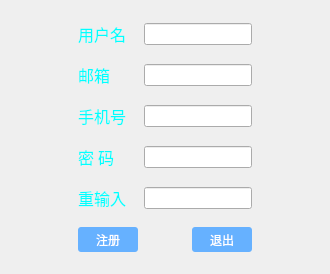
<?xml version="1.0" encoding="UTF-8"?>
<ui version="4.0">
 <class>regist</class>
 <widget class="QWidget" name="regist">
  <property name="geometry">
   <rect>
    <x>0</x>
    <y>0</y>
    <width>330</width>
    <height>274</height>
   </rect>
  </property>
  <property name="windowTitle">
   <string>Form</string>
  </property>
  <layout class="QGridLayout" name="gridLayout">
   <item row="5" column="3">
    <widget class="QPushButton" name="btn_quit">
     <property name="minimumSize">
      <size>
       <width>60</width>
       <height>25</height>
      </size>
     </property>
     <property name="maximumSize">
      <size>
       <width>60</width>
       <height>25</height>
      </size>
     </property>
     <property name="styleSheet">
      <string notr="true">QPushButton#btn_quit{background:#66b1ff;color:#FFFFFF;border-radius:3px;}
QPushButton#btn_quit:pressed{background:#3a8ee6;color:#FFFFFF}</string>
     </property>
     <property name="text">
      <string>退出</string>
     </property>
    </widget>
   </item>
   <item row="0" column="4">
    <spacer name="horizontalSpacer_2">
     <property name="orientation">
      <enum>Qt::Horizontal</enum>
     </property>
     <property name="sizeHint" stdset="0">
      <size>
       <width>40</width>
       <height>20</height>
      </size>
     </property>
    </spacer>
   </item>
   <item row="3" column="1">
    <widget class="QLabel" name="label">
     <property name="font">
      <font>
       <family>华文琥珀</family>
       <pointsize>12</pointsize>
      </font>
     </property>
     <property name="text">
      <string>&lt;html&gt;&lt;head/&gt;&lt;body&gt;&lt;p&gt;&lt;span style=&quot; color:#00ffff;&quot;&gt;密   码&lt;/span&gt;&lt;/p&gt;&lt;/body&gt;&lt;/html&gt;</string>
     </property>
    </widget>
   </item>
   <item row="0" column="0">
    <spacer name="horizontalSpacer">
     <property name="orientation">
      <enum>Qt::Horizontal</enum>
     </property>
     <property name="sizeHint" stdset="0">
      <size>
       <width>40</width>
       <height>20</height>
      </size>
     </property>
    </spacer>
   </item>
   <item row="1" column="2" colspan="2">
    <widget class="QLineEdit" name="let_email"/>
   </item>
   <item row="3" column="2" colspan="2">
    <widget class="QLineEdit" name="let_passwd1"/>
   </item>
   <item row="0" column="2" colspan="2">
    <widget class="QLineEdit" name="let_name"/>
   </item>
   <item row="2" column="2" colspan="2">
    <widget class="QLineEdit" name="let_phone"/>
   </item>
   <item row="1" column="1">
    <widget class="QLabel" name="label_3">
     <property name="font">
      <font>
       <family>华文琥珀</family>
       <pointsize>12</pointsize>
      </font>
     </property>
     <property name="text">
      <string>&lt;html&gt;&lt;head/&gt;&lt;body&gt;&lt;p&gt;&lt;span style=&quot; color:#00ffff;&quot;&gt;  邮箱&lt;/span&gt;&lt;/p&gt;&lt;/body&gt;&lt;/html&gt;</string>
     </property>
    </widget>
   </item>
   <item row="2" column="1">
    <widget class="QLabel" name="label_4">
     <property name="font">
      <font>
       <family>华文琥珀</family>
       <pointsize>12</pointsize>
      </font>
     </property>
     <property name="text">
      <string>&lt;html&gt;&lt;head/&gt;&lt;body&gt;&lt;p&gt;&lt;span style=&quot; color:#00ffff;&quot;&gt;手机号&lt;/span&gt;&lt;/p&gt;&lt;/body&gt;&lt;/html&gt;</string>
     </property>
    </widget>
   </item>
   <item row="0" column="1">
    <widget class="QLabel" name="label_2">
     <property name="font">
      <font>
       <family>华文琥珀</family>
       <pointsize>12</pointsize>
      </font>
     </property>
     <property name="text">
      <string>&lt;html&gt;&lt;head/&gt;&lt;body&gt;&lt;p&gt;&lt;span style=&quot; color:#00ffff;&quot;&gt;用户名&lt;/span&gt;&lt;/p&gt;&lt;/body&gt;&lt;/html&gt;</string>
     </property>
    </widget>
   </item>
   <item row="4" column="2" colspan="2">
    <widget class="QLineEdit" name="let_passwd2"/>
   </item>
   <item row="5" column="1">
    <widget class="QPushButton" name="btn_reg">
     <property name="minimumSize">
      <size>
       <width>60</width>
       <height>25</height>
      </size>
     </property>
     <property name="maximumSize">
      <size>
       <width>60</width>
       <height>25</height>
      </size>
     </property>
     <property name="styleSheet">
      <string notr="true">QPushButton#btn_reg{background:#66b1ff;color:#FFFFFF;border-radius:3px;}
QPushButton#btn_reg:pressed{background:#3a8ee6;color:#FFFFFF}</string>
     </property>
     <property name="text">
      <string>注册</string>
     </property>
    </widget>
   </item>
   <item row="4" column="1">
    <widget class="QLabel" name="label_5">
     <property name="font">
      <font>
       <family>华文琥珀</family>
       <pointsize>12</pointsize>
      </font>
     </property>
     <property name="text">
      <string>&lt;html&gt;&lt;head/&gt;&lt;body&gt;&lt;p&gt;&lt;span style=&quot; color:#00ffff;&quot;&gt;	重输入&lt;/span&gt;&lt;/p&gt;&lt;/body&gt;&lt;/html&gt;</string>
     </property>
    </widget>
   </item>
   <item row="1" column="0">
    <spacer name="horizontalSpacer_3">
     <property name="orientation">
      <enum>Qt::Horizontal</enum>
     </property>
     <property name="sizeHint" stdset="0">
      <size>
       <width>40</width>
       <height>20</height>
      </size>
     </property>
    </spacer>
   </item>
   <item row="1" column="4">
    <spacer name="horizontalSpacer_4">
     <property name="orientation">
      <enum>Qt::Horizontal</enum>
     </property>
     <property name="sizeHint" stdset="0">
      <size>
       <width>40</width>
       <height>20</height>
      </size>
     </property>
    </spacer>
   </item>
   <item row="2" column="0">
    <spacer name="horizontalSpacer_5">
     <property name="orientation">
      <enum>Qt::Horizontal</enum>
     </property>
     <property name="sizeHint" stdset="0">
      <size>
       <width>40</width>
       <height>20</height>
      </size>
     </property>
    </spacer>
   </item>
   <item row="2" column="4">
    <spacer name="horizontalSpacer_6">
     <property name="orientation">
      <enum>Qt::Horizontal</enum>
     </property>
     <property name="sizeHint" stdset="0">
      <size>
       <width>40</width>
       <height>20</height>
      </size>
     </property>
    </spacer>
   </item>
   <item row="3" column="0">
    <spacer name="horizontalSpacer_7">
     <property name="orientation">
      <enum>Qt::Horizontal</enum>
     </property>
     <property name="sizeHint" stdset="0">
      <size>
       <width>40</width>
       <height>20</height>
      </size>
     </property>
    </spacer>
   </item>
   <item row="3" column="4">
    <spacer name="horizontalSpacer_8">
     <property name="orientation">
      <enum>Qt::Horizontal</enum>
     </property>
     <property name="sizeHint" stdset="0">
      <size>
       <width>40</width>
       <height>20</height>
      </size>
     </property>
    </spacer>
   </item>
   <item row="4" column="0">
    <spacer name="horizontalSpacer_9">
     <property name="orientation">
      <enum>Qt::Horizontal</enum>
     </property>
     <property name="sizeHint" stdset="0">
      <size>
       <width>40</width>
       <height>20</height>
      </size>
     </property>
    </spacer>
   </item>
   <item row="4" column="4">
    <spacer name="horizontalSpacer_10">
     <property name="orientation">
      <enum>Qt::Horizontal</enum>
     </property>
     <property name="sizeHint" stdset="0">
      <size>
       <width>40</width>
       <height>20</height>
      </size>
     </property>
    </spacer>
   </item>
  </layout>
 </widget>
 <resources/>
 <connections/>
</ui>
